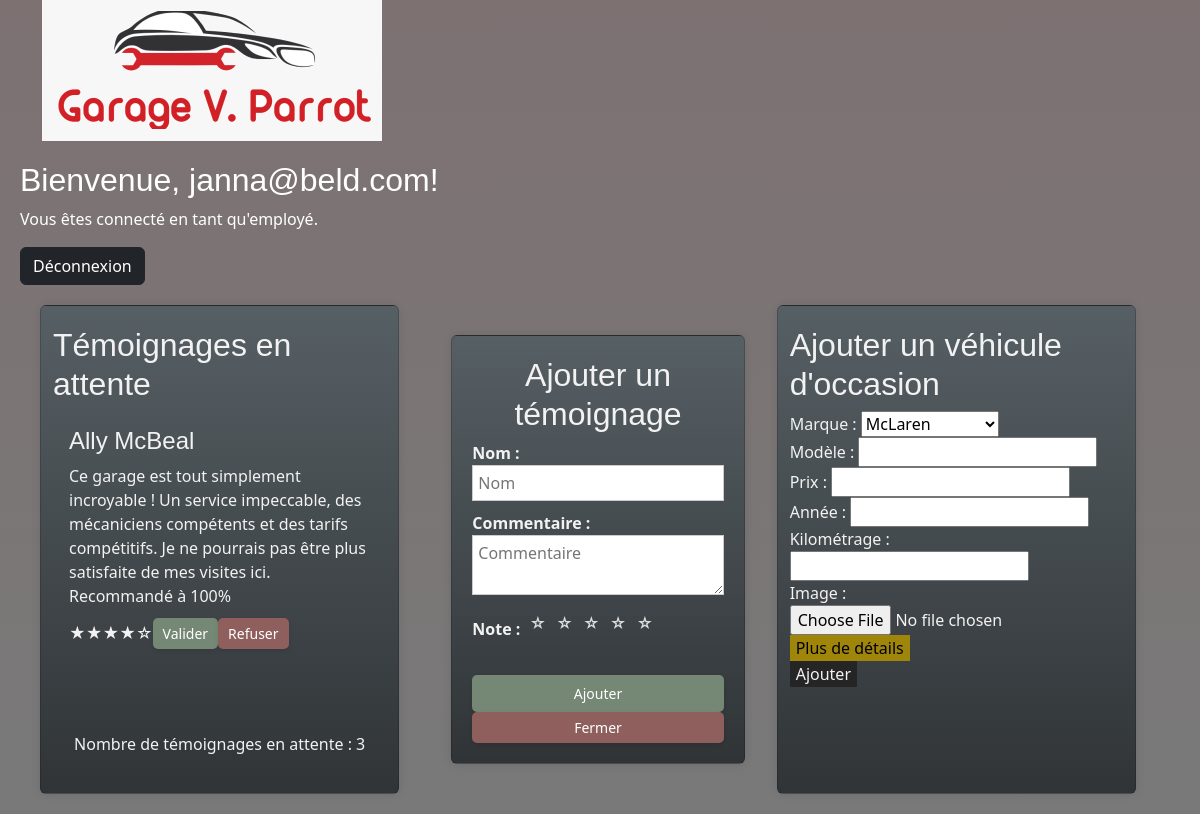
Page /css/public/employ.php (signed in) on the committed database.
### tables this page shows
CREATE TABLE temoignages (
  id INT(11) AUTO_INCREMENT PRIMARY KEY,
  nom VARCHAR(255),
  commentaire TEXT,
  note INT(11),
  valide INT(11)
);

### css/public/includes/temoin_attente.php (the view, shortened to what this page needs)
<?php
$perPageTemoignagesAttente = 1;
$pageTemoignagesAttente = isset($_GET['page_temoignages']) ? $_GET['page_temoignages'] : 1;
$queryTemoignagesAttente = "SELECT * FROM temoignages WHERE valide = 0 ORDER BY id DESC";
$stmtTemoignagesAttente = $connection->prepare($queryTemoignagesAttente);
$stmtTemoignagesAttente->execute();
$totalTemoignagesAttente = $stmtTemoignagesAttente->rowCount();
$offsetTemoignagesAttente = ($pageTemoignagesAttente - 1) * $perPageTemoignagesAttente;
$queryTemoignagesAttente .= " LIMIT $offsetTemoignagesAttente, $perPageTemoignagesAttente";
$stmtTemoignagesAttente = $connection->prepare($queryTemoignagesAttente);
$stmtTemoignagesAttente->execute();
$temoignagesAttente = $stmtTemoignagesAttente->fetchAll(PDO::FETCH_ASSOC);
echo "<h2>Témoignages en attente</h2>";
foreach ($temoignagesAttente as $temoignage) {
  echo '<div class="card-body">';
  echo '<h4 class="card-title">' . $temoignage['nom'] . '</h4>';
  echo '<p class="card-text">' . $temoignage['commentaire'] . '</p>';
  echo '<div class="rating">';
  echo generateStarRating($temoignage['note']);
  echo '</div>';
  echo '<button class="btn-valider" data-id="' . $temoignage['id'] . '">Valider</button>';
  echo '<button class="btn-refuser" data-id="' . $temoignage['id'] . '">Refuser</button>';
  echo '</div>';
}
echo '<p id="compteur_temoin">Nombre de témoignages en attente : ' . $totalTemoignagesAttente . '</p>';
?>

### css/public/css/index.css (style rules this page uses)
:root { --couleur-principale: #7d7172; --couleur-secondaire: #47464b; --couleur-tertiaire: #797979; --couleur-fond: #262526; --couleur-texte: #F2F2F2; }
body { font-family: "Barlow", sans-serif; color: var(--couleur-texte); background-color: var(--couleur-fond); background: linear-gradient(to bottom, var(--couleur-principale), var(--couleur-tertiaire)); }
h1, h2, h3, h4, h5 { font-family: "Rajdhani", sans-serif; }
button { background-color: var(--couleur-fond); color: var(--couleur-texte); border: none; }

### css/public/css/employ.css (style rules this page uses)
.card-title { margin-top: 0; }
.card-text { margin-bottom: 10px; }
.btn-valider, .btn-refuser { padding: 5px 10px; border-radius: 5px; box-shadow: 0 2px 4px rgba(0, 0, 0, 0.1); font-size: 14px; }
.btn-valider { background-color: #758875; color: #fff; }
.btn-refuser { background-color: #8f5f5d; color: #fff; }

### css/public/css/temoin.css (style rules this page uses)
.rating { display: inline-block; }
#compteur_temoin { text-align: center; margin-top: 20%; }

### rows in the picture
temoignages: nom "Ally McBeal", commentaire "Ce garage est tout simplement incroyable ! Un service impeccable, des mécaniciens compétents et des tarifs compétitifs. Je ne pourrais pas être plus satisfaite de mes visites ici. Recommandé à 100%", note "★★★★☆"

### other values in the picture
$_SESSION['user']['email'] "janna@beld.com"
$_SESSION['user']['role'] "employé"
$totalTemoignagesAttente "3"
form field marque "McLaren"
